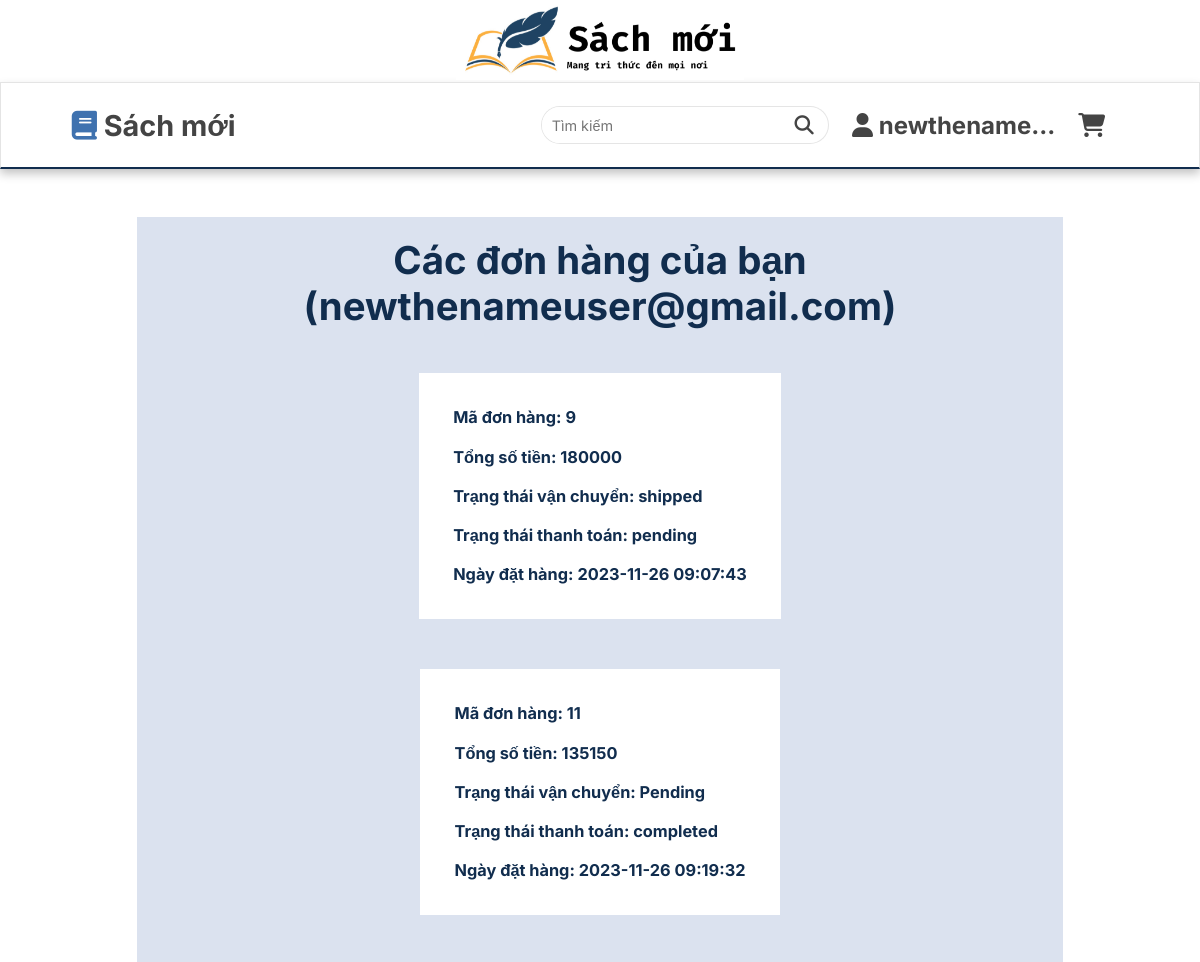
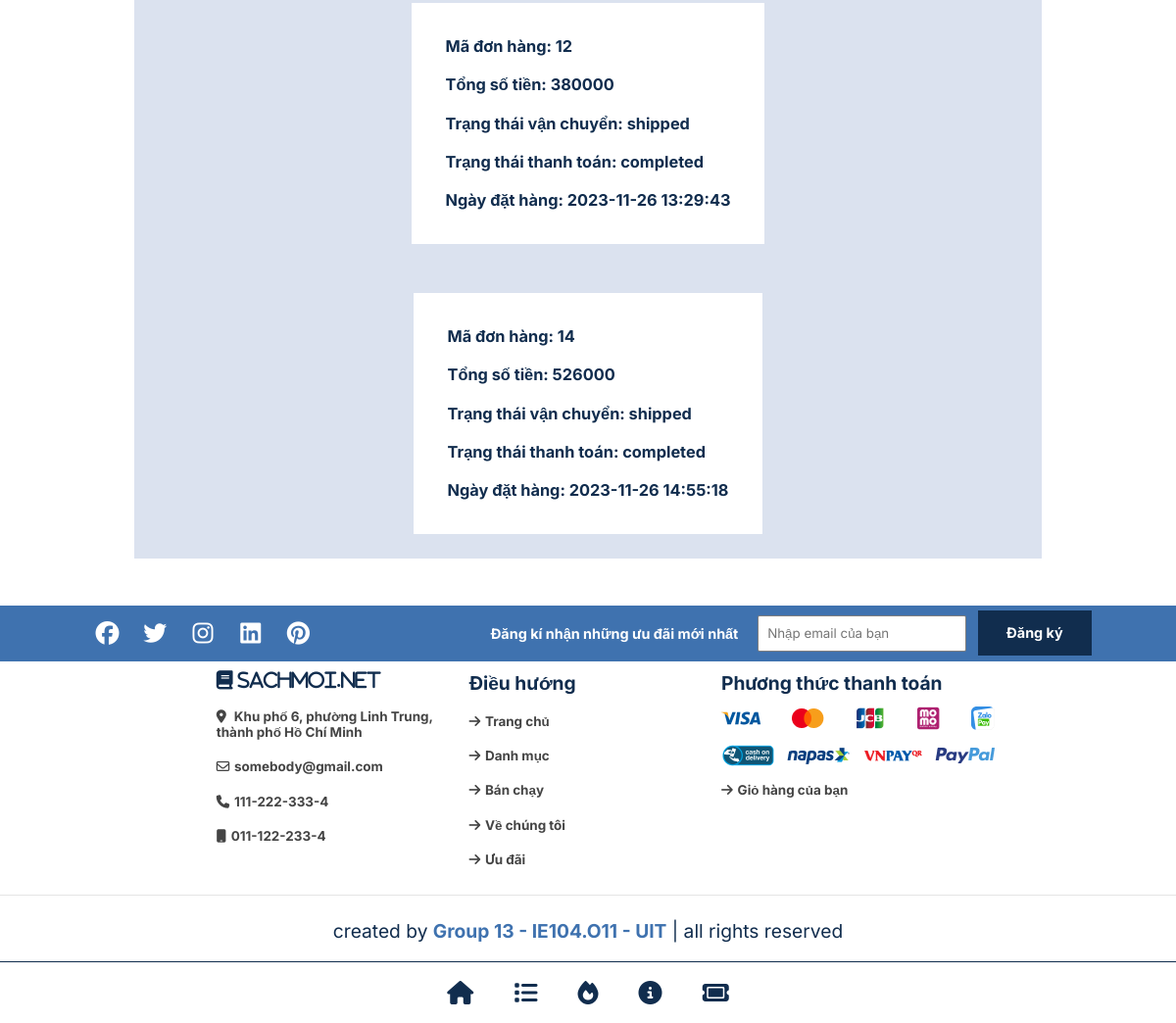
/view_orders.php (signed in), run on the app's committed database (2 pictures, top to bottom).
### tables this page shows
CREATE TABLE `user` (
  `id` int NOT NULL,
  `username` varchar(255) NOT NULL,
  `email` varchar(255) NOT NULL,
  `password` varchar(255) NOT NULL,
  `user_type` enum('admin','customer') NOT NULL
);

CREATE TABLE `order` (
  `order_id` int NOT NULL,
  `user_id` int DEFAULT NULL,
  `order_date` timestamp NULL DEFAULT CURRENT_TIMESTAMP,
  `total_amount` double DEFAULT '0',
  `shipping_status` varchar(50) DEFAULT 'Pending',
  `payment_status` varchar(50) DEFAULT 'Pending',
  `name` varchar(255) DEFAULT NULL,
  `number` varchar(20) DEFAULT NULL,
  `address` varchar(255) DEFAULT NULL,
  `total_products` int DEFAULT '3'
);

### includes/db.php (called while the page is built, shortened)
<?php
function connect_db() {
    $servername = "localhost";
    $username = "root";
    $password = "";
    $dbname = "sachmoi_db";
    $conn = new mysqli($servername, $username, $password, $dbname);
    return $conn;
}
function get_user_info($user_id) {
    $conn = connect_db();
    $sql = "SELECT * FROM `user` WHERE `id` = '$user_id'";
    $result = $conn->query($sql);
    $user_info = null;
    if ($result->num_rows > 0) {
        $user_info = $result->fetch_assoc();
    }
    return $user_info;
}
function get_user_orders($user_id) {
    $conn = connect_db();
    $sql = "SELECT * FROM `order` WHERE `user_id` = '$user_id'";
    $result = $conn->query($sql);
    $orders = [];
    if ($result->num_rows > 0) {
        while ($row = $result->fetch_assoc()) {
            $orders[] = $row;
        }
    }
    return $orders;
}
?>

### view_orders.php (the view, shortened to what this page needs)
<!DOCTYPE html>
<html lang="vi">
<head>
    <link rel="stylesheet" href="style/view_order.css " />
    <link rel="stylesheet" href="https://cdn.jsdelivr.net/npm/swiper@11/swiper-bundle.min.css" />
    <link rel="stylesheet" href="https://cdnjs.cloudflare.com/ajax/libs/font-awesome/6.4.2/css/all.min.css" />
</head>
<body>
    <?php
    include 'includes/db.php';
    include 'includes/header.php';
    ?>
    <section class="view-orders" id="view-orders">
        <div class="site-wrapper">
            <div class="container_view">
                <?php
                if (isset($_SESSION['user_id'])) {
                    $user_id = $_SESSION['user_id'];
                    $user_info = get_user_info($user_id);
                    if ($user_info) {
                        $username = $user_info['username'];
                        echo '<h2>Các đơn hàng của bạn (' . $username . ')</h2>';
                        $orders = get_user_orders($user_id);
                        if ($orders) {
                            foreach ($orders as $order) {
                                echo '<div class="box">';
                                echo '<ul>';
                                echo '<li>Mã đơn hàng: ' . $order['order_id'] . '</li>';
                                echo '<li>Tổng số tiền: ' . $order['total_amount'] . '</li>';
                                echo '<li>Trạng thái vận chuyển: ' . $order['shipping_status'] . '</li>';
                                echo '<li>Trạng thái thanh toán: ' . $order['payment_status'] . '</li>';
                                echo '<li>Ngày đặt hàng: ' . $order['order_date'] . '</li>';
                                echo '</ul>';
                                echo '</div>';
                            }
                        } else {
                            echo '<div class="box">';
                            echo '<p>Bạn chưa có đơn hàng nào.</p>';
                            echo '</div>';
                        }
                    } else {
                        echo 'Lỗi: Không thể lấy thông tin người dùng.';
                    }
                } else {
                    header('Location: login.php');
                    exit();
                }
                ?>
            </div>
        </div>
    </section>
    <?php include 'includes/footer.php'; ?>
</body>
</html>

### style/view_order.css (style rules this page uses)
:root { --blue: #3F72AF; --darkblue: #112D4E; --lightblue: #DBE2EF; --black: #444; --light-color: #F9F7F7; --border: 0.1rem solid rgba(0, 0, 0, 0.1); --border-hover: 0.1rem solid var(--black); --box-shadow: 0 0.5rem 1rem rgba(0, 0, 0, 0.25); }
* { font-family: 'Inter', sans-serif; margin: 0; padding: 0; box-sizing: border-box; outline: none; border: none; text-decoration: none; transition: all 0.1s linear; }
html { font-size: 60%; overflow-x: hidden; scroll-padding-top: 7rem; scroll-behavior: smooth; }
section { padding: 5rem 9%; }
.site-wrapper { margin: 0 3rem; overflow-x: hidden; }
.container_view h2 { font-size: 4rem; font-weight: bold; color: var(--darkblue); text-align: center; padding-top: 1rem; }
.container_view { background-color: var(--lightblue); align-items: center; }
.container_view .box { display: flex; justify-content: center; }
.container_view h2 { padding: 2rem; }
.container_view ul { background-color: #fff; margin: 25px 0; padding: 25px; list-style: none; display: grid; align-items: center; }
.container_view ul li { text-align: left; font-size: 1.7rem ; color: var(--darkblue); font-weight: bold; padding: 1rem; }
@media (max-width: 1384px) { html { scroll-padding-top: 0; } }
@media (max-width: 1384px) { body { padding-bottom: 6rem; } }

### data on the page
user: username "newthenameuser@gmail.com"
order: order_id "9", total_amount "180000", shipping_status "shipped", payment_status "pending", order_date "2023-11-26 09:07:43"
order: order_id "11", total_amount "135150", shipping_status "Pending", payment_status "completed", order_date "2023-11-26 09:19:32"
order: order_id "12", total_amount "380000", shipping_status "shipped", payment_status "completed", order_date "2023-11-26 13:29:43"
order: order_id "14", total_amount "526000", shipping_status "shipped", payment_status "completed", order_date "2023-11-26 14:55:18"

### other printed values
$username "newthename..."
